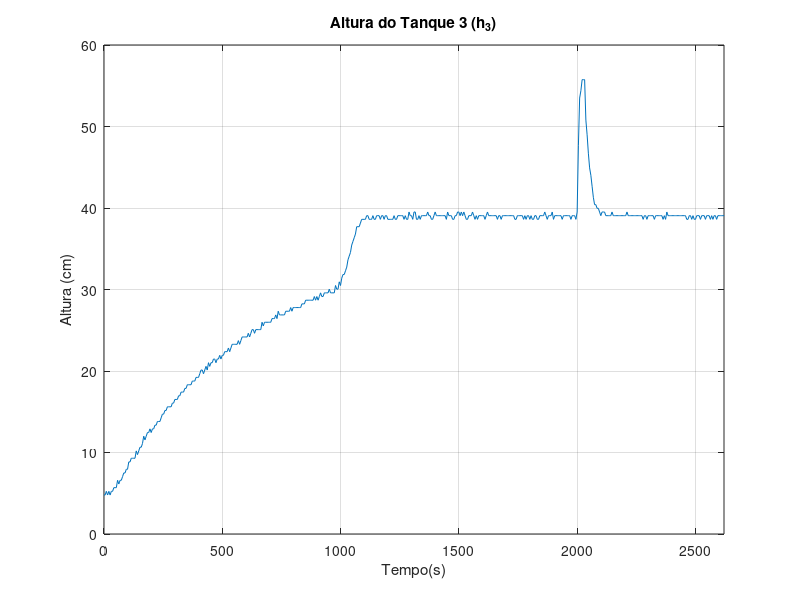
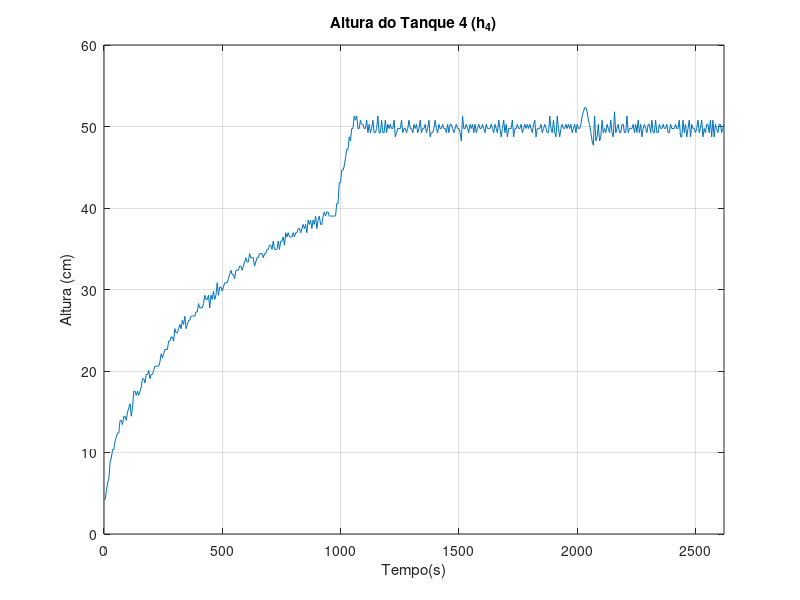
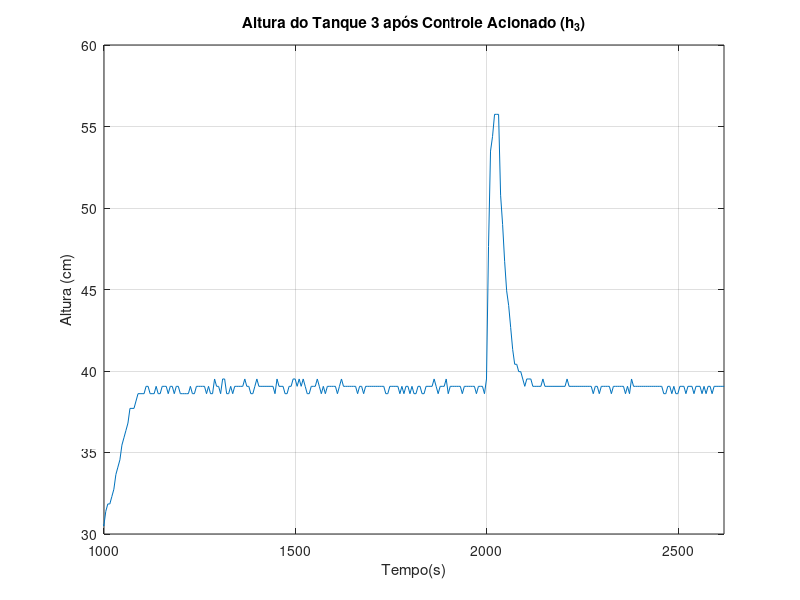
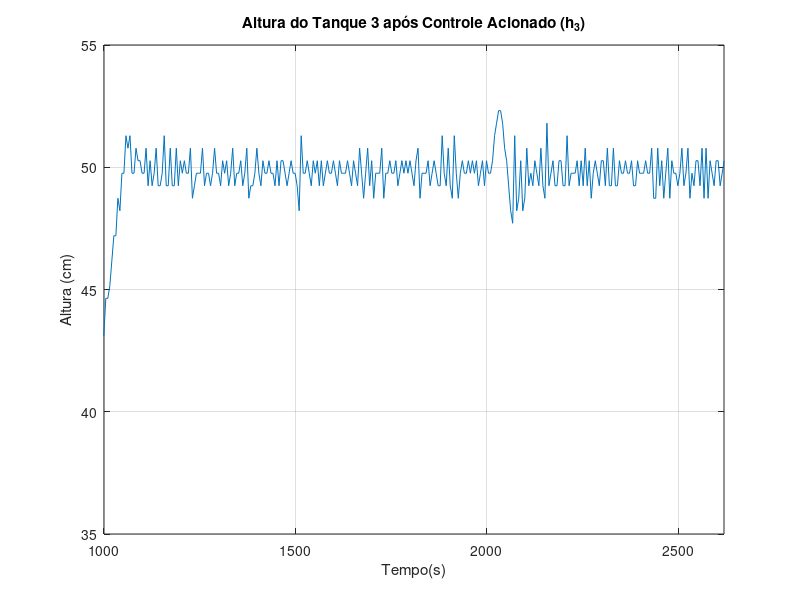

Write the MATLAB code that produced these figures, in order.
clear
clc
%%
load('larissa_tarsis_LPV_c_saturacao_perturbacao.mat')
%%
figure
plot(t,Level3CM)
title('Altura do Tanque 3 (h_{3})')
xlabel('Tempo(s)')
ylabel('Altura (cm)')
xlim([0 2620])
grid on
%%
figure
plot(t,Level4CM)
title('Altura do Tanque 4 (h_{4})')
xlabel('Tempo(s)')
ylabel('Altura (cm)')
xlim([0 2620])
grid on
%%
figure
plot(t(187:499),h3)
title('Altura do Tanque 3 após Controle Acionado (h_{3})')
xlabel('Tempo(s)')
ylabel('Altura (cm)')
grid on
xlim([1000 2620])
%%
figure
plot(t(187:499),h4)
title('Altura do Tanque 3 após Controle Acionado (h_{3})')
xlabel('Tempo(s)')
ylabel('Altura (cm)')
xlim([1000 2620])
grid on
%%
figure
plot(t(187:499),du)
title('Variação do Sinal de Controle sem Saturação')
xlabel('Tempo(s)')
ylabel('Altura (cm)')
xlim([1000 2620])
grid on
%%
figure
plot(t(187:499),u)
title('Sinal de Controle sem Saturação')
xlabel('Tempo(s)')
ylabel('Altura (cm)')
xlim([1000 2620])
grid on
%%
figure
plot(t(187:499),u_s)
title('Sinal de Controle com Saturação')
xlabel('Tempo(s)')
ylabel('Altura (cm)')
xlim([1000 2620])
grid on